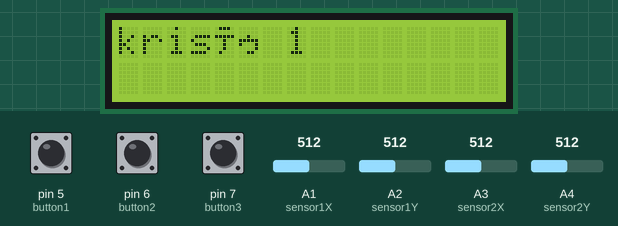
Recording of a sketch running on a simulated Arduino Uno, built with avr-gcc and run on an emulated ATmega328P. Parts: 16×2 character LCD. The test bench sets the inputs (shaded band); at power-on: A1 (sensor1X) = 512, pin 5 (button1) LOW, pin 6 (button2) LOW, pin 7 (button3) LOW, A2 (sensor1Y) = 512, A3 (sensor2X) = 512, A4 (sensor2Y) = 512. What the sketch prints to the serial monitor is not drawn.

Above: at 1.2 s.
1.3 s: A1 (sensor1X) set to 306
At 2.6 s:
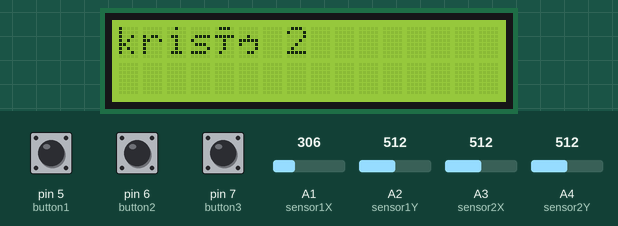
At 3.5 s:
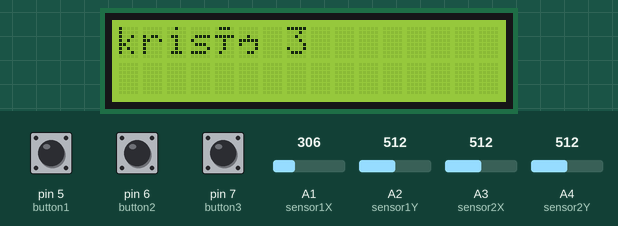
Timing chart, 0 to 5.0 s (numbered marks = the images above; inputs shaded):
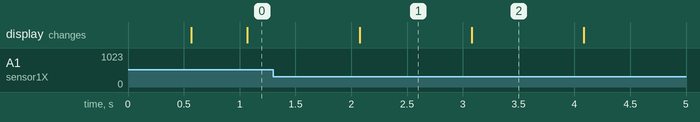

The sketch:

BLuetoothcontroller-Atmega.ino
```cpp
#include <LiquidCrystal.h>
#include <SoftwareSerial.h>

//SoftwareSerial BTSerial(3, 2); // RX | TX
//char in[80];
// char i;

 int sensor1X = A1;
 int sensor1Y = A2;

int sensor2X = A3;
int sensor2Y = A4;

 int button1 = 5;
 int button2 = 6;
 int button3 = 7;

 int voltage = A5;


const int rs = 13, en = 12, d4 = 11, d5 = 10, d6 = 9, d7 = 8;
LiquidCrystal lcd(rs, en, d4, d5, d6, d7);

void setup() {
  Serial.begin(38400);  // HC-05 default speed in AT command more

  pinMode(sensor1X, INPUT); //Sets the analog ports used to an input
  pinMode(sensor1Y, INPUT);
  pinMode(sensor2X, INPUT); //Sets the analog ports used to an input
  pinMode(sensor2Y, INPUT);
  pinMode(button1, INPUT );
  pinMode(button2, INPUT);
  pinMode(button3, INPUT);
  pinMode(voltage, INPUT);


  lcd.begin(16, 2);
  lcd.print("data:");
}

void loop() {

 lcd.setCursor(0, 0);
  // print the number of seconds since reset:
  lcd.print("krisé");
  int x1Value =0;
  int x2Value =0;

  int y1Value = 0;
  int y2Value = 0;

  int btn1 = 0;
  int btn2 = 0;
  int btn3 = 0;


  // put your main code here, to run repeatedly:
  // set the cursor to column 0, line 1
  // (note: line 1 is the second row, since counting begins with 0):
  delay(500);
  print();
  sendBluetooth();
}
int treatValue(int data) {
  Serial.println(data);
  return (data);
 }

 void print()
 {
  lcd.setCursor(7, 0);lcd.print(millis() / 1000);
  lcd.print(" ");
 }
 void sendBluetooth()
 {
   Serial.print("1:");
   Serial.print(mapYoistickData(analogRead(sensor1X)));
   Serial.print("&2:");
   Serial.print(mapYoistickData(analogRead(sensor1Y)));
   Serial.print("&3:");
   Serial.print(mapYoistickData(analogRead(sensor2X)));
   Serial.print("&4:");
   Serial.print(mapYoistickData(analogRead(sensor2Y)));
   Serial.print("&5:");
   Serial.print(digitalRead(button1));
   Serial.print("&6:");
   Serial.print(digitalRead(button2));
   Serial.print("&7:");
   Serial.print(digitalRead(button3));
   Serial.println("&");
 }
 int mapYoistickData(int input)
 {
  return map(input, 0, 1023, -5, 5);
 }
```

Measured:
- what the display in image 1 shows lasts 1.0 s, from 2.1 s to 3.1 s
